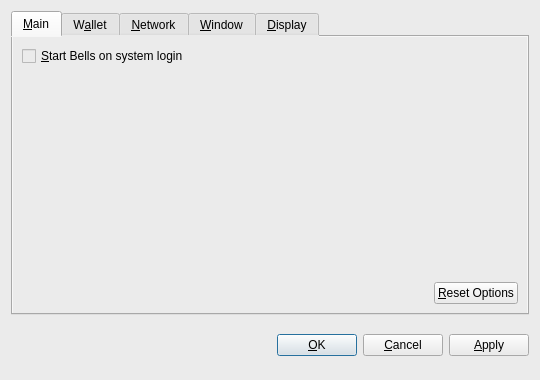
<?xml version="1.0" encoding="UTF-8"?>
<ui version="4.0">
 <class>OptionsDialog</class>
 <widget class="QDialog" name="OptionsDialog">
  <property name="geometry">
   <rect>
    <x>0</x>
    <y>0</y>
    <width>540</width>
    <height>380</height>
   </rect>
  </property>
  <property name="windowTitle">
   <string>Options</string>
  </property>
  <property name="styleSheet">
   <string notr="true">background-color: rgb(235, 235, 235);</string>
  </property>
  <property name="modal">
   <bool>true</bool>
  </property>
  <layout class="QVBoxLayout" name="verticalLayout">
   <item>
    <widget class="QTabWidget" name="tabWidget">
     <property name="tabPosition">
      <enum>QTabWidget::North</enum>
     </property>
     <property name="currentIndex">
      <number>0</number>
     </property>
     <widget class="QWidget" name="tabMain">
      <attribute name="title">
       <string>&amp;Main</string>
      </attribute>
      <layout class="QVBoxLayout" name="verticalLayout_Main">
       <item>
        <widget class="QCheckBox" name="bitcoinAtStartup">
         <property name="toolTip">
          <string>Automatically start Bells after logging in to the system.</string>
         </property>
         <property name="text">
          <string>&amp;Start Bells on system login</string>
         </property>
        </widget>
       </item>
       <item>
        <spacer name="verticalSpacer_Main">
         <property name="orientation">
          <enum>Qt::Vertical</enum>
         </property>
         <property name="sizeHint" stdset="0">
          <size>
           <width>20</width>
           <height>40</height>
          </size>
         </property>
        </spacer>
       </item>
       <item>
        <layout class="QHBoxLayout" name="horizontalLayout_2_Main">
         <item>
          <spacer name="horizontalSpacer_2_Main">
           <property name="orientation">
            <enum>Qt::Horizontal</enum>
           </property>
           <property name="sizeHint" stdset="0">
            <size>
             <width>40</width>
             <height>20</height>
            </size>
           </property>
          </spacer>
         </item>
         <item>
          <widget class="QPushButton" name="resetButton">
           <property name="toolTip">
            <string>Reset all client options to default.</string>
           </property>
           <property name="text">
            <string>&amp;Reset Options</string>
           </property>
           <property name="autoDefault">
            <bool>false</bool>
           </property>
          </widget>
         </item>
        </layout>
       </item>
      </layout>
     </widget>
     <widget class="QWidget" name="tabWallet">
      <attribute name="title">
       <string>W&amp;allet</string>
      </attribute>
      <layout class="QVBoxLayout" name="verticalLayout_Network">
       <item>
        <widget class="QLabel" name="transactionFeeInfoLabel">
         <property name="text">
          <string>Optional transaction fee per kB that helps make sure your transactions are processed quickly. Most transactions are 1 kB.</string>
         </property>
         <property name="textFormat">
          <enum>Qt::PlainText</enum>
         </property>
         <property name="wordWrap">
          <bool>true</bool>
         </property>
        </widget>
       </item>
       <item>
        <layout class="QHBoxLayout" name="horizontalLayout_1_Main">
         <item>
          <widget class="QLabel" name="transactionFeeLabel">
           <property name="text">
            <string>Pay transaction &amp;fee</string>
           </property>
           <property name="textFormat">
            <enum>Qt::PlainText</enum>
           </property>
           <property name="buddy">
            <cstring>transactionFee</cstring>
           </property>
          </widget>
         </item>
         <item>
          <widget class="BitcoinAmountField" name="transactionFee"/>
         </item>
         <item>
          <spacer name="horizontalSpacer_1_Main">
           <property name="orientation">
            <enum>Qt::Horizontal</enum>
           </property>
           <property name="sizeHint" stdset="0">
            <size>
             <width>40</width>
             <height>20</height>
            </size>
           </property>
          </spacer>
         </item>
        </layout>
       </item>
       <item>
        <widget class="QLabel" name="label">
         <property name="text">
          <string>If you disable the spending of unconfirmed change, the change from a transaction cannot be used until that transaction has at least one confirmation. This also affects how your balance is computed.</string>
         </property>
         <property name="wordWrap">
          <bool>true</bool>
         </property>
        </widget>
       </item>
       <item>
        <widget class="QCheckBox" name="spendZeroConfChange">
         <property name="text">
          <string>Spend unconfirmed change  (experts only)</string>
         </property>
        </widget>
       </item>
       <item>
        <spacer name="verticalSpacer">
         <property name="orientation">
          <enum>Qt::Vertical</enum>
         </property>
         <property name="sizeHint" stdset="0">
          <size>
           <width>20</width>
           <height>40</height>
          </size>
         </property>
        </spacer>
       </item>
      </layout>
     </widget>
     <widget class="QWidget" name="tabNetwork">
      <attribute name="title">
       <string>&amp;Network</string>
      </attribute>
      <layout class="QVBoxLayout" name="verticalLayout_Network">
       <item>
        <widget class="QCheckBox" name="mapPortUpnp">
         <property name="toolTip">
          <string>Automatically open the Bells client port on the router. This only works when your router supports UPnP and it is enabled.</string>
         </property>
         <property name="text">
          <string>Map port using &amp;UPnP</string>
         </property>
        </widget>
       </item>
       <item>
        <widget class="QCheckBox" name="connectSocks">
         <property name="toolTip">
          <string>Connect to the Bells network through a SOCKS proxy (e.g. when connecting through Tor).</string>
         </property>
         <property name="text">
          <string>&amp;Connect through SOCKS proxy:</string>
         </property>
        </widget>
       </item>
       <item>
        <layout class="QHBoxLayout" name="horizontalLayout_Network">
         <item>
          <widget class="QLabel" name="proxyIpLabel">
           <property name="text">
            <string>Proxy &amp;IP:</string>
           </property>
           <property name="textFormat">
            <enum>Qt::PlainText</enum>
           </property>
           <property name="buddy">
            <cstring>proxyIp</cstring>
           </property>
          </widget>
         </item>
         <item>
          <widget class="QValidatedLineEdit" name="proxyIp">
           <property name="maximumSize">
            <size>
             <width>140</width>
             <height>16777215</height>
            </size>
           </property>
           <property name="toolTip">
            <string>IP address of the proxy (e.g. 127.0.0.1)</string>
           </property>
          </widget>
         </item>
         <item>
          <widget class="QLabel" name="proxyPortLabel">
           <property name="text">
            <string>&amp;Port:</string>
           </property>
           <property name="textFormat">
            <enum>Qt::PlainText</enum>
           </property>
           <property name="buddy">
            <cstring>proxyPort</cstring>
           </property>
          </widget>
         </item>
         <item>
          <widget class="QLineEdit" name="proxyPort">
           <property name="maximumSize">
            <size>
             <width>55</width>
             <height>16777215</height>
            </size>
           </property>
           <property name="toolTip">
            <string>Port of the proxy (e.g. 9050)</string>
           </property>
          </widget>
         </item>
         <item>
          <widget class="QLabel" name="socksVersionLabel">
           <property name="text">
            <string>SOCKS &amp;Version:</string>
           </property>
           <property name="textFormat">
            <enum>Qt::PlainText</enum>
           </property>
           <property name="buddy">
            <cstring>socksVersion</cstring>
           </property>
          </widget>
         </item>
         <item>
          <widget class="QValueComboBox" name="socksVersion">
           <property name="toolTip">
            <string>SOCKS version of the proxy (e.g. 5)</string>
           </property>
          </widget>
         </item>
         <item>
          <spacer name="horizontalSpacer_Network">
           <property name="orientation">
            <enum>Qt::Horizontal</enum>
           </property>
           <property name="sizeHint" stdset="0">
            <size>
             <width>40</width>
             <height>20</height>
            </size>
           </property>
          </spacer>
         </item>
        </layout>
       </item>
       <item>
        <spacer name="verticalSpacer_Network">
         <property name="orientation">
          <enum>Qt::Vertical</enum>
         </property>
         <property name="sizeHint" stdset="0">
          <size>
           <width>20</width>
           <height>40</height>
          </size>
         </property>
        </spacer>
       </item>
      </layout>
     </widget>
     <widget class="QWidget" name="tabWindow">
      <attribute name="title">
       <string>&amp;Window</string>
      </attribute>
      <layout class="QVBoxLayout" name="verticalLayout_Window">
       <item>
        <widget class="QCheckBox" name="minimizeToTray">
         <property name="toolTip">
          <string>Show only a tray icon after minimizing the window.</string>
         </property>
         <property name="text">
          <string>&amp;Minimize to the tray instead of the taskbar</string>
         </property>
        </widget>
       </item>
       <item>
        <widget class="QCheckBox" name="minimizeOnClose">
         <property name="toolTip">
          <string>Minimize instead of exit the application when the window is closed. When this option is enabled, the application will be closed only after selecting Quit in the menu.</string>
         </property>
         <property name="text">
          <string>M&amp;inimize on close</string>
         </property>
        </widget>
       </item>
       <item>
        <spacer name="verticalSpacer_Window">
         <property name="orientation">
          <enum>Qt::Vertical</enum>
         </property>
         <property name="sizeHint" stdset="0">
          <size>
           <width>20</width>
           <height>40</height>
          </size>
         </property>
        </spacer>
       </item>
      </layout>
     </widget>
     <widget class="QWidget" name="tabDisplay">
      <attribute name="title">
       <string>&amp;Display</string>
      </attribute>
      <layout class="QVBoxLayout" name="verticalLayout_Display">
       <item>
        <layout class="QHBoxLayout" name="horizontalLayout_1_Display">
         <item>
          <widget class="QLabel" name="langLabel">
           <property name="text">
            <string>User Interface &amp;language:</string>
           </property>
           <property name="textFormat">
            <enum>Qt::PlainText</enum>
           </property>
           <property name="buddy">
            <cstring>lang</cstring>
           </property>
          </widget>
         </item>
         <item>
          <widget class="QValueComboBox" name="lang">
           <property name="toolTip">
            <string>The user interface language can be set here. This setting will take effect after restarting Bells.</string>
           </property>
          </widget>
         </item>
        </layout>
       </item>
       <item>
        <layout class="QHBoxLayout" name="horizontalLayout_2_Display">
         <item>
          <widget class="QLabel" name="unitLabel">
           <property name="text">
            <string>&amp;Unit to show amounts in:</string>
           </property>
           <property name="textFormat">
            <enum>Qt::PlainText</enum>
           </property>
           <property name="buddy">
            <cstring>unit</cstring>
           </property>
          </widget>
         </item>
         <item>
          <widget class="QValueComboBox" name="unit">
           <property name="toolTip">
            <string>Choose the default subdivision unit to show in the interface and when sending coins.</string>
           </property>
          </widget>
         </item>
        </layout>
       </item>
       <item>
        <widget class="QCheckBox" name="displayAddresses">
         <property name="toolTip">
          <string>Whether to show Bells addresses in the transaction list or not.</string>
         </property>
         <property name="text">
          <string>&amp;Display addresses in transaction list</string>
         </property>
        </widget>
       </item>
       <item>
        <widget class="QCheckBox" name="coinControlFeatures">
         <property name="toolTip">
          <string>Whether to show coin control features or not.</string>
         </property>
         <property name="text">
          <string>Display coin &amp;control features (experts only!)</string>
         </property>
        </widget>
       </item>
       <item>
        <spacer name="verticalSpacer_Display">
         <property name="orientation">
          <enum>Qt::Vertical</enum>
         </property>
         <property name="sizeHint" stdset="0">
          <size>
           <width>20</width>
           <height>40</height>
          </size>
         </property>
        </spacer>
       </item>
      </layout>
     </widget>
    </widget>
   </item>
   <item>
    <layout class="QHBoxLayout" name="horizontalLayout_Buttons">
     <item>
      <spacer name="horizontalSpacer_1">
       <property name="orientation">
        <enum>Qt::Horizontal</enum>
       </property>
       <property name="sizeHint" stdset="0">
        <size>
         <width>40</width>
         <height>48</height>
        </size>
       </property>
      </spacer>
     </item>
     <item>
      <widget class="QLabel" name="statusLabel">
       <property name="font">
        <font>
         <weight>75</weight>
         <bold>true</bold>
        </font>
       </property>
       <property name="text">
        <string/>
       </property>
       <property name="textFormat">
        <enum>Qt::PlainText</enum>
       </property>
       <property name="wordWrap">
        <bool>true</bool>
       </property>
      </widget>
     </item>
     <item>
      <spacer name="horizontalSpacer_2">
       <property name="orientation">
        <enum>Qt::Horizontal</enum>
       </property>
       <property name="sizeHint" stdset="0">
        <size>
         <width>40</width>
         <height>48</height>
        </size>
       </property>
      </spacer>
     </item>
     <item>
      <widget class="QPushButton" name="okButton">
       <property name="text">
        <string>&amp;OK</string>
       </property>
      </widget>
     </item>
     <item>
      <widget class="QPushButton" name="cancelButton">
       <property name="text">
        <string>&amp;Cancel</string>
       </property>
       <property name="autoDefault">
        <bool>false</bool>
       </property>
      </widget>
     </item>
     <item>
      <widget class="QPushButton" name="applyButton">
       <property name="text">
        <string>&amp;Apply</string>
       </property>
       <property name="autoDefault">
        <bool>false</bool>
       </property>
      </widget>
     </item>
    </layout>
   </item>
  </layout>
 </widget>
 <customwidgets>
  <customwidget>
   <class>BitcoinAmountField</class>
   <extends>QSpinBox</extends>
   <header>bitcoinamountfield.h</header>
   <container>1</container>
  </customwidget>
  <customwidget>
   <class>QValueComboBox</class>
   <extends>QComboBox</extends>
   <header>qvaluecombobox.h</header>
  </customwidget>
  <customwidget>
   <class>QValidatedLineEdit</class>
   <extends>QLineEdit</extends>
   <header>qvalidatedlineedit.h</header>
  </customwidget>
 </customwidgets>
 <resources/>
 <connections/>
</ui>
